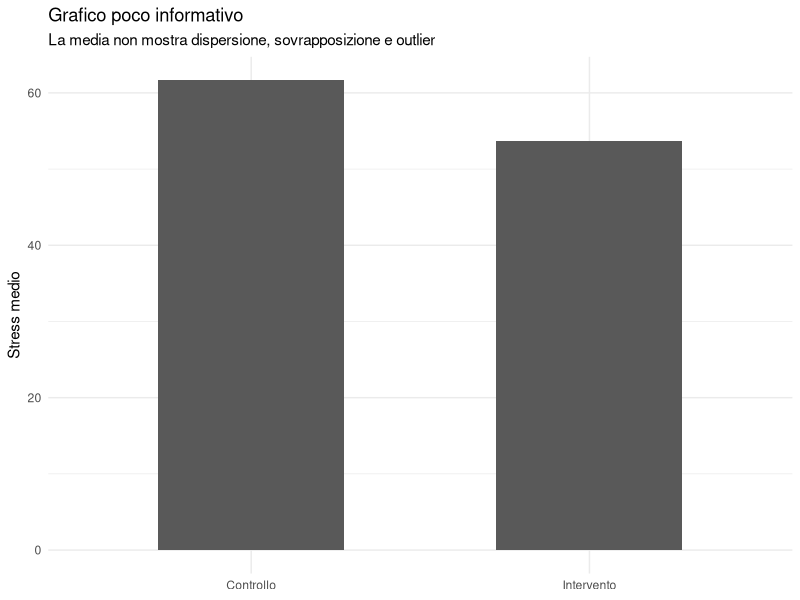
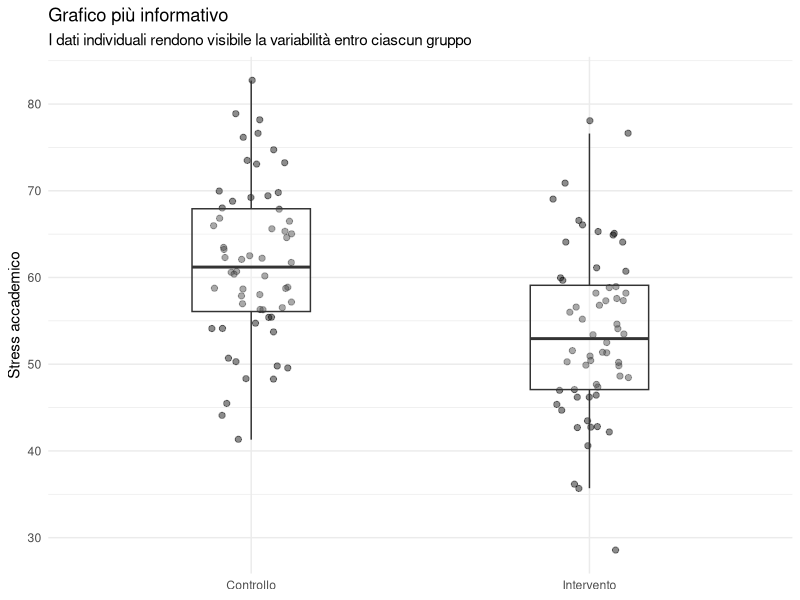
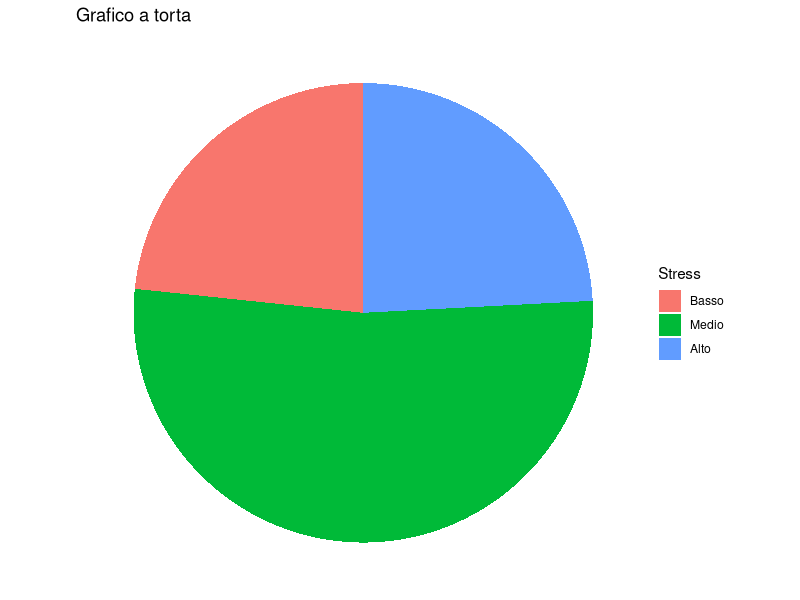
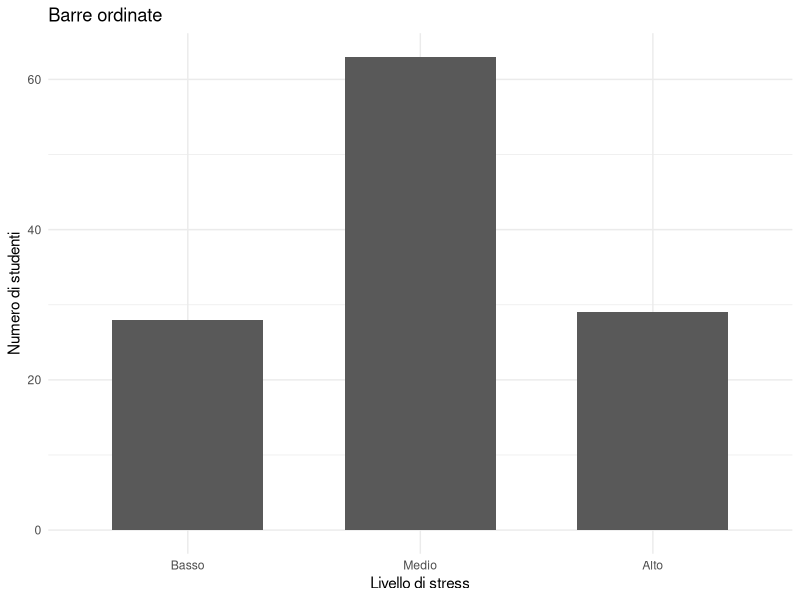
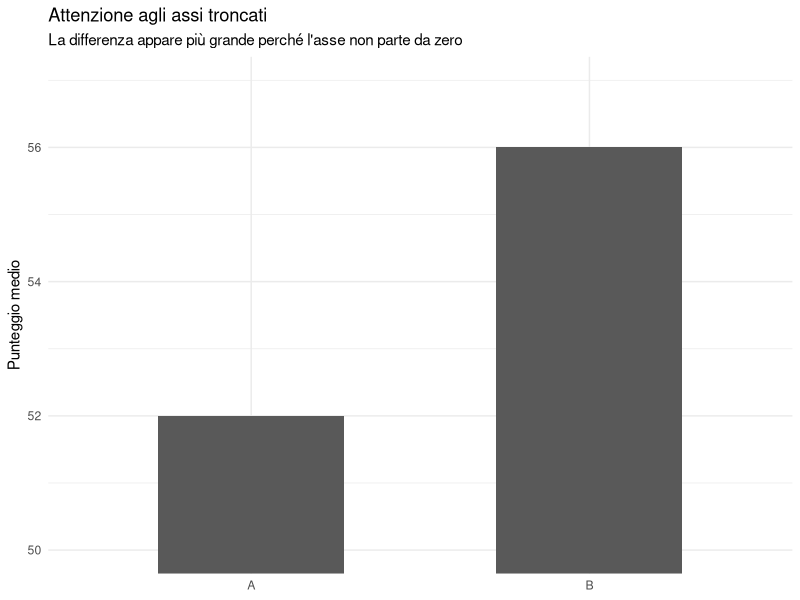

Generate these figures, in order, with R:
## ---- chunk 1
#| label: setup-visualization-principles
#| message: false
#| warning: false

library(dplyr)
library(ggplot2)
library(tibble)

set.seed(123)

eda_studenti <- tibble(
  id = 1:120,
  gruppo = rep(c("Controllo", "Intervento"), each = 60),
  stress = c(
    rnorm(60, mean = 61, sd = 10),
    rnorm(60, mean = 54, sd = 11)
  ),
  sonno = 8.2 - 0.045 * stress + rnorm(120, 0, 0.7),
  depressione = 5 + 0.22 * stress - 0.70 * sonno + rnorm(120, 0, 3)
) |>
  mutate(
    stress = round(stress, 1),
    sonno = round(pmax(pmin(sonno, 10), 3), 1),
    depressione = round(pmax(depressione, 0), 1)
  )
## ---- chunk 2
#| label: data-preview-visualization-principles
head(eda_studenti)
## ---- chunk 3
#| label: fig-mean-only-problem
#| fig-cap: "Una media per gruppo nasconde la distribuzione dei dati."
#| fig-width: 8
#| fig-height: 4
#| warning: false
#| message: false

media_stress <- eda_studenti |>
  group_by(gruppo) |>
  summarise(media = mean(stress), .groups = "drop")

ggplot(media_stress, aes(x = gruppo, y = media)) +
  geom_col(width = 0.55) +
  labs(
    x = NULL,
    y = "Stress medio",
    title = "Grafico poco informativo",
    subtitle = "La media non mostra dispersione, sovrapposizione e outlier"
  ) +
  theme_minimal()
## ---- chunk 4
#| label: fig-show-observed-data
#| fig-cap: "Mostrare i punti aiuta a valutare distribuzione, sovrapposizione e valori estremi."
#| fig-width: 8
#| fig-height: 4.5
#| warning: false
#| message: false

ggplot(eda_studenti, aes(x = gruppo, y = stress)) +
  geom_jitter(width = 0.12, alpha = 0.45, size = 1.8) +
  geom_boxplot(width = 0.35, outlier.shape = NA, alpha = 0.25) +
  labs(
    x = NULL,
    y = "Stress accademico",
    title = "Grafico più informativo",
    subtitle = "I dati individuali rendono visibile la variabilità entro ciascun gruppo"
  ) +
  theme_minimal()
## ---- chunk 5
#| label: fig-pie-vs-bars-simple
#| fig-cap: "Le barre ordinate rendono il confronto più chiaro di un grafico a torta."
#| fig-width: 9
#| fig-height: 4
#| warning: false
#| message: false

frequenze <- tibble(
  livello = c("Basso", "Medio", "Alto"),
  n = c(28, 63, 29)
) |>
  mutate(livello = factor(livello, levels = c("Basso", "Medio", "Alto")))

p_torta <- ggplot(frequenze, aes(x = "", y = n, fill = livello)) +
  geom_col(width = 1) +
  coord_polar(theta = "y") +
  labs(title = "Grafico a torta", fill = "Stress") +
  theme_void()

p_barre <- ggplot(frequenze, aes(x = livello, y = n)) +
  geom_col(width = 0.65) +
  labs(title = "Barre ordinate", x = "Livello di stress", y = "Numero di studenti") +
  theme_minimal()

p_torta
p_barre
## ---- chunk 6
#| label: fig-truncated-axis-example
#| fig-cap: "Un asse troncato può amplificare visivamente differenze modeste."
#| fig-width: 7
#| fig-height: 4
#| warning: false
#| message: false

confronto <- tibble(
  gruppo = c("A", "B"),
  media = c(52, 56)
)

ggplot(confronto, aes(x = gruppo, y = media)) +
  geom_col(width = 0.55) +
  coord_cartesian(ylim = c(50, 57)) +
  labs(
    x = NULL,
    y = "Punteggio medio",
    title = "Attenzione agli assi troncati",
    subtitle = "La differenza appare più grande perché l'asse non parte da zero"
  ) +
  theme_minimal()
